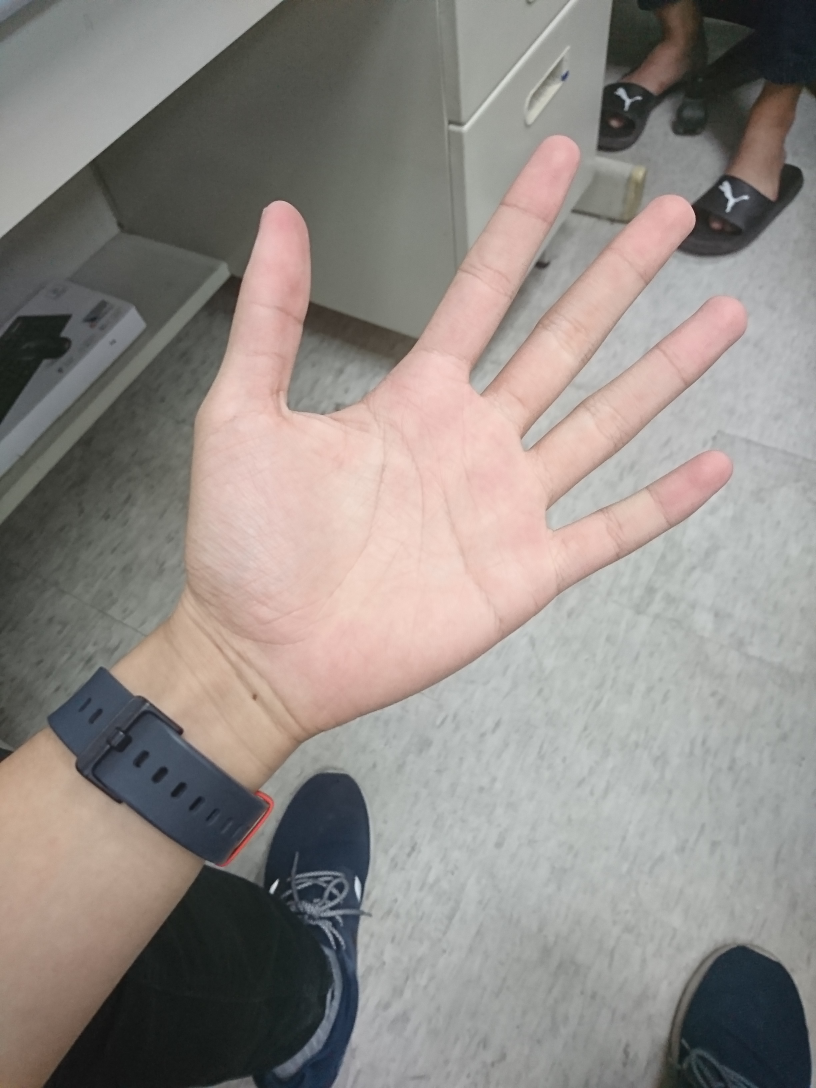
#> input picture img_org/DSC_0875.JPG, 2448 x 3264 px (shown at 1/3 size); its folder holds only this picture in this run
$ python c1_1_with1_0ButClass.py
#> lines starting #> are read from the running program, lines starting #| are printed output that depends on the picture
# -*- coding: utf-8 -*-
"""
Created on Sat Oct 13 18:06:19 2018
為了用floodFill 把 groundtruth 轉換成 uint8 再轉回
"""
import cv2
import numpy as np
import os
#from skimage import io, transform, util
#np.set_printoptions(suppress=True)
#%%
class ImgGroundTrouthMAKE():
    """ one img first"""
    def __init__(self, imgForder, imgIndex = 0):
        #影像庫資訊
        self.__imgForder__ = imgForder
        self.imgNameList = os.listdir(imgForder)
        #交流
        print('There are', len(self.imgNameList),'file.')
        #先讀一張
        self.imgIndex = imgIndex
        self.ReadNewImg(imgIndex)
        return
    def ReadNewImg(self, imgIndex = None ):
        """新的影像。讀取下一張，由外部控制"""
#> called with imgIndex = 0
        if not type(imgIndex) == type(0):#imgIndex == None or
            imgIndex = self.imgIndex
#        assert imgIndex < len(self.imgNameList)
        if imgIndex >= len(self.imgNameList): #超過資料夾內img數量，結束
            return 'DONE'
        self.imgName = self.imgNameList[imgIndex]
        inputImg_cv = cv2.imread(self.__imgForder__ + self.imgName, 1)
#> inputImg_cv is the input picture: shape (3264, 2448, 3); mean B, G, R 133.4, 137.9, 144.2
        print('ReadNewimg', self.imgName)
        rows, cols, d = inputImg_cv.shape
#> rows = 3264; cols = 2448; d = 3
        #縮放
        tempImg = inputImg_cv.copy()
        self.target_cols = 800
        self.target_rows = int((float(rows)/cols)*self.target_cols)
#> self.target_rows = 1066
        self.resizeImg = cv2.resize(tempImg, (self.target_cols, self.target_rows))
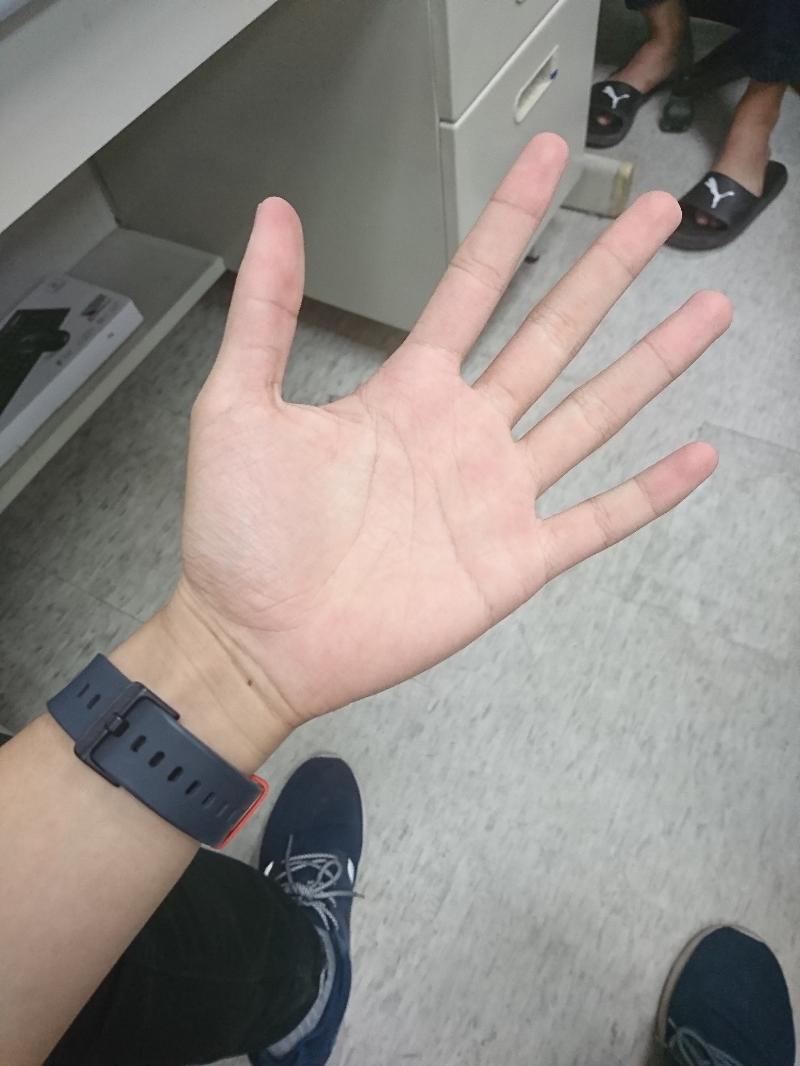
#> self.resizeImg: shape (1066, 800, 3); mean B, G, R 133.3, 137.7, 144.1
        #專用白布
        self.drawImg = self.resizeImg.copy()
        self.drawArray = np.zeros((self.target_rows, self.target_cols, 1), dtype=np.uint8)
        return self.imgName
    def MouseCall(self, event, x, y, flags, param):
        """ 給視窗呼叫 setMouseCallback 用
        左鍵:增加；右鍵:減少；中鍵:填滿"""
        floodMap = param
        if event == cv2.EVENT_LBUTTONDOWN:
            if self.drawing == 0:
                self.drawing = 1
#            print('EVENT_LBUTTONDOWN')
        elif event == cv2.EVENT_RBUTTONDOWN:
            if self.drawing == 0:
                self.drawing = 2
#            print('EVENT_RBUTTONDOWN')
        elif event == cv2.EVENT_LBUTTONUP:
            if self.drawing == 1:
                self.drawing = 0
#            print ('EVENT_LBUTTONUP')
        elif event == cv2.EVENT_RBUTTONUP:
            if self.drawing == 2:
                self.drawing = 0
#            print ('EVENT_RBUTTONUP')
        elif event == cv2.EVENT_MOUSEMOVE:
            if self.drawing == 1:
                cv2.circle(self.drawArray, (x, y), self.brush_r, (255, 255, 255), -1)
            elif self.drawing == 2:
                cv2.circle(self.drawArray, (x, y), self.brush_r, (0, 0, 0), -1)
#            print('EVENT_MOUSEMOVE')
        elif event == cv2.EVENT_MBUTTONDOWN:
            if self.drawing == 0:
                cv2.floodFill(self.drawArray, floodMap, (x, y), 255)
#            print('EVENT_MBUTTONDOWN')
        return
    def DoHandWork_GroundTruthDrawing(self):
        """手繪皮膚"""
        #使用參數
        self.drawing = 0
        self.brush_r = 3
        showTF = True #切換共用
        tempFunc = lambda x : x
        state = 'r' #畫圖狀態
        floodMap =  np.zeros([self.target_rows+2, self.target_cols+2], dtype=np.uint8) #官方要求
        #設定視窗
        cv2.namedWindow(self.imgName,  cv2.WINDOW_NORMAL)
        cv2.resizeWindow(self.imgName, (self.target_cols,self.target_rows)) #重調視窗大小
        cv2.setMouseCallback(self.imgName, self.MouseCall, floodMap)
        #主要動作
        tempImg = self.drawImg
        while (1):#state != ord('q'):
            cv2.imshow(self.imgName, tempFunc(tempImg))
            state = cv2.waitKey(1) & 0xFF
#> (key q is pressed here)
            if state == ord('r'): #切換顯示
                tempImg = self.drawImg if showTF else self.drawArray
                showTF = False if showTF else True
                tempFunc = lambda x : x
            elif state == ord('e'): #合併(遮罩)顯示
                tempFunc = (lambda x : cv2.bitwise_and(self.drawImg, self.drawImg, mask=self.drawArray)) \
                if showTF else (lambda x : x)
                showTF = False if showTF else True
                tempImg = self.drawImg
            elif state == ord('w'): #調整筆刷 - 大
                 self.brush_r += 2
            elif state == ord('s'): #調整筆刷 - 小
                 self.brush_r -= 2
                 if self.brush_r <=0:
                     self.brush_r = 1
            elif state == ord('h'): #白布重開
                self.drawArray = np.zeros((self.target_rows, self.target_cols, 1), dtype=np.uint8)
                tempImg = self.drawArray
            elif state == ord('q') or state == 27: #ESC #DONE
                break

        #確認顯示
        cv2.imshow(self.imgName, self.resizeImg)
        cv2.waitKey(500)
        cv2.imshow(self.imgName, self.drawArray)
        cv2.waitKey(500)
        drawArrayT = self.drawArray[:,:,0].astype(np.uint8)
        temp = cv2.bitwise_and(self.resizeImg, self.resizeImg, mask=drawArrayT)
#> temp: shape (1066, 800, 3); every value is 0
        cv2.imshow(self.imgName, temp)
        cv2.waitKey(500)
        #cv2.waitKey(500)
#        cv2.destroyAllWindows()
        #儲存確認
        userReson = input('continue drawing?[Y/N][N]')
#> the answer given: n
        if userReson in ['Y','y']:
            return self.DoHandWork_GroundTruthDrawing()
        #轉換輸出
        self.drawArray[self.drawArray == 255] = 1
        cv2.destroyAllWindows()
        return self.resizeImg, self.drawArray
#%%
if __name__ == "__main__":

    imgForder = '../img_org/'
#    imgNameList = os.listdir(imgForder)
    test = ImgGroundTrouthMAKE(imgForder)
    x_img, y_groundtruth = test.DoHandWork_GroundTruthDrawing()

$ run again, on img_org/DSC_0960.JPG
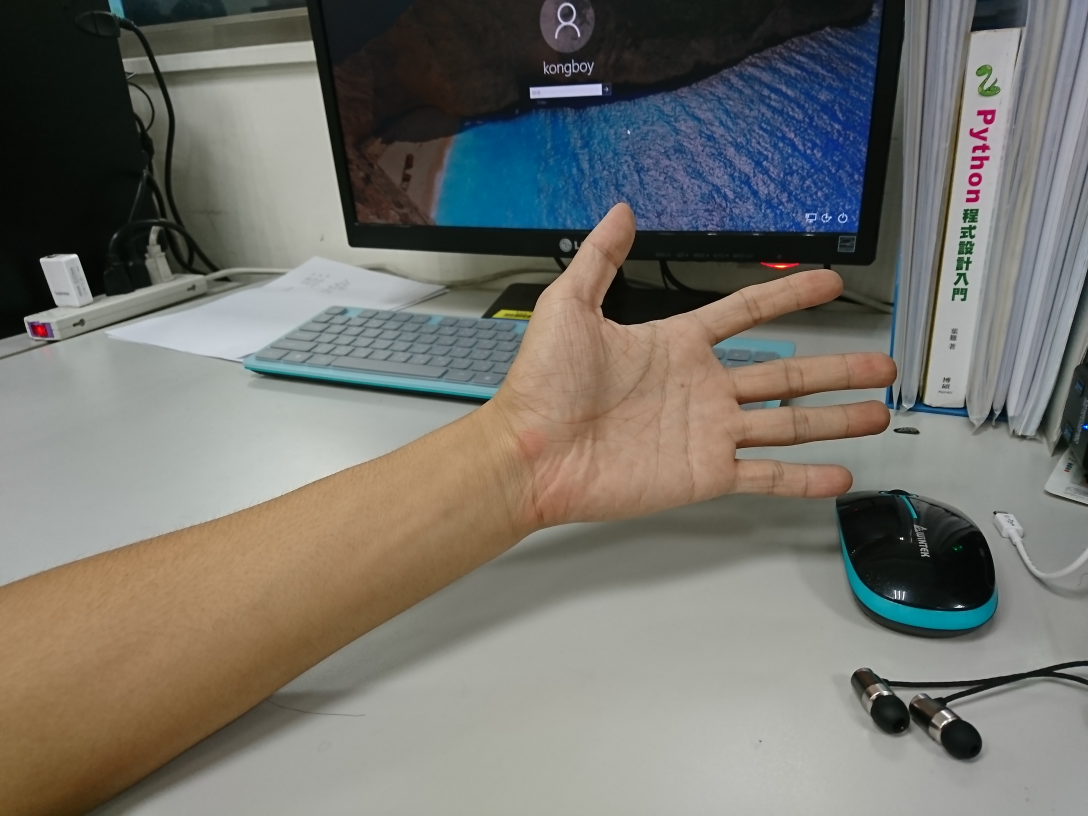
#> input picture img_org/DSC_0960.JPG, 3264 x 2448 px (shown at 1/3 size)
#> in ReadNewImg, inputImg_cv is the input picture: shape (2448, 3264, 3); mean B, G, R 108.8, 115.1, 116.5
#> in ReadNewImg, `self.resizeImg = cv2.resize(tempImg, (self.target_cols, self.target_ro..`:
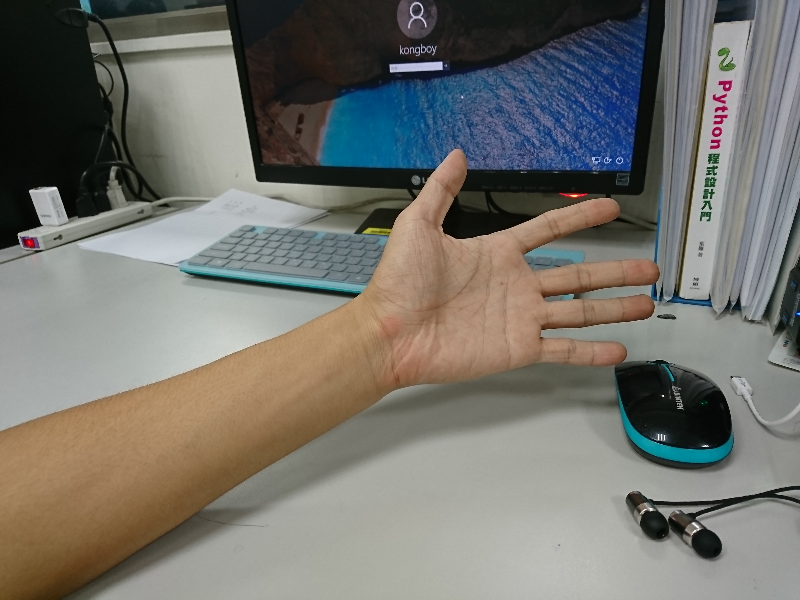
#> self.resizeImg: shape (600, 800, 3); mean B, G, R 108.7, 115, 116.4
#> temp: shape (600, 800, 3); every value is 0

$ run again, on img_org/DSC_0961.JPG
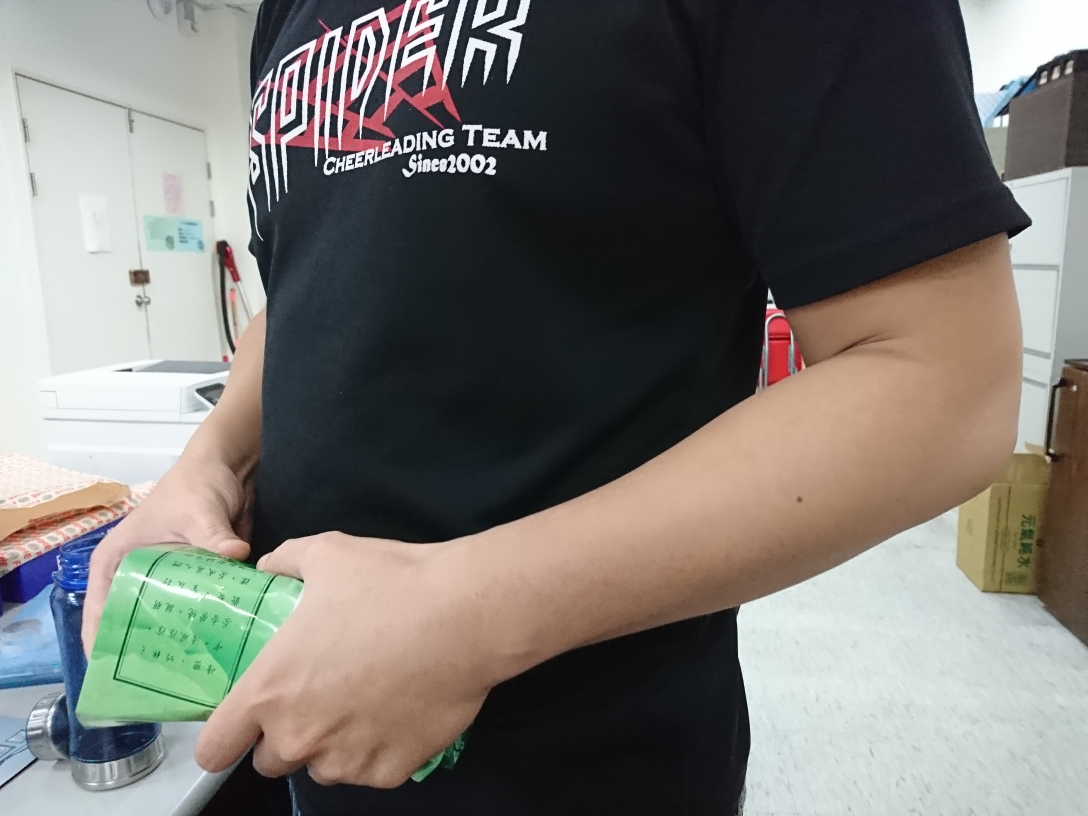
#> input picture img_org/DSC_0961.JPG, 3264 x 2448 px (shown at 1/3 size)
#> in ReadNewImg, inputImg_cv is the input picture: shape (2448, 3264, 3); mean B, G, R 112.6, 116.9, 119.7
#> in ReadNewImg, `self.resizeImg = cv2.resize(tempImg, (self.target_cols, self.target_ro..`:
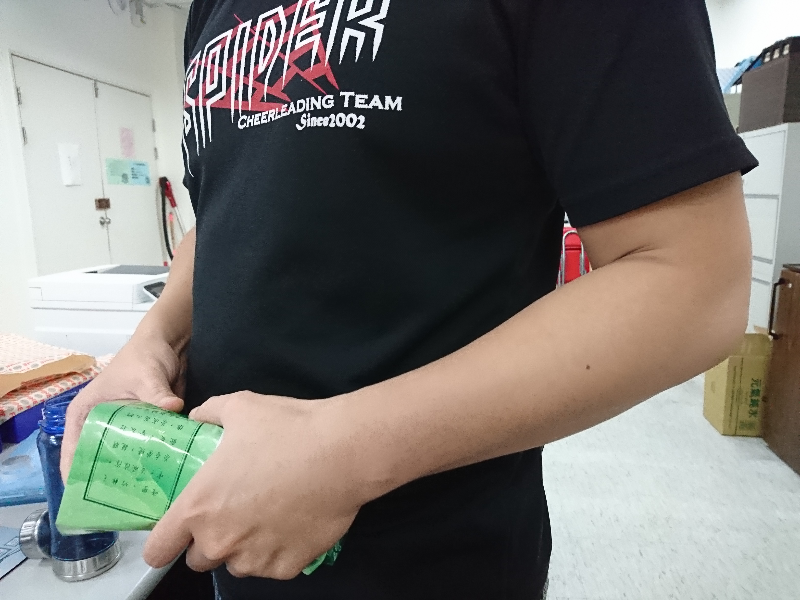
#> self.resizeImg: shape (600, 800, 3); mean B, G, R 112.4, 116.8, 119.6
#> temp: shape (600, 800, 3); every value is 0

$ run again, on img_org/DSC_0957.JPG
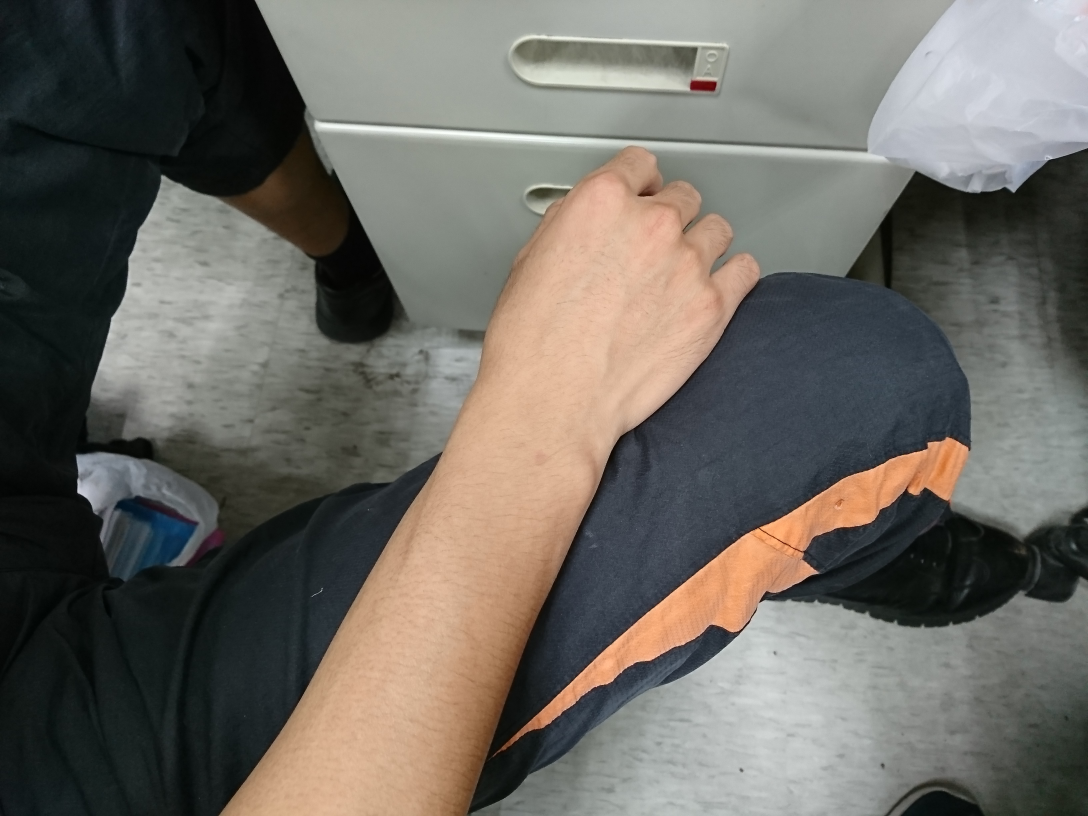
#> input picture img_org/DSC_0957.JPG, 3264 x 2448 px (shown at 1/3 size)
#> in ReadNewImg, inputImg_cv is the input picture: shape (2448, 3264, 3); mean B, G, R 98.9, 105.6, 109.1
#> in ReadNewImg, `self.resizeImg = cv2.resize(tempImg, (self.target_cols, self.target_ro..`:
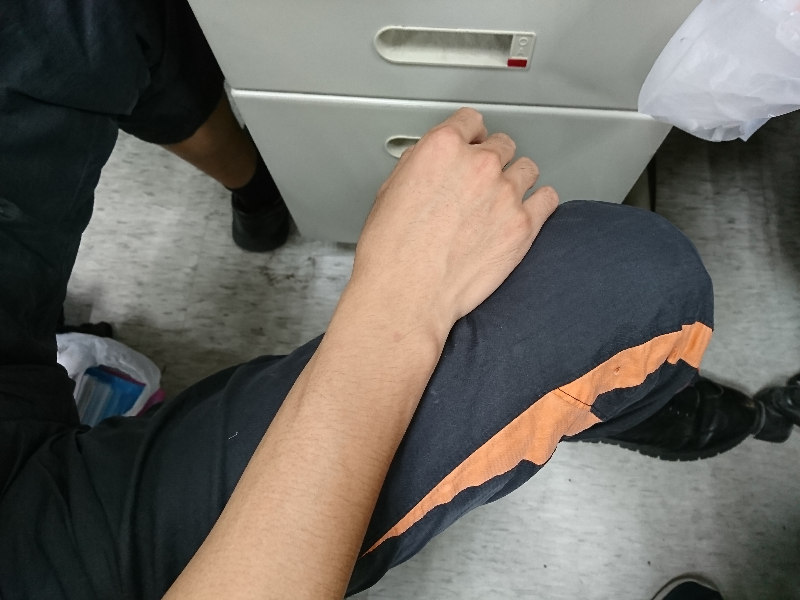
#> self.resizeImg: shape (600, 800, 3); mean B, G, R 98.8, 105.5, 109
#> temp: shape (600, 800, 3); every value is 0

$ run again, on img_org/DSC_0958.JPG
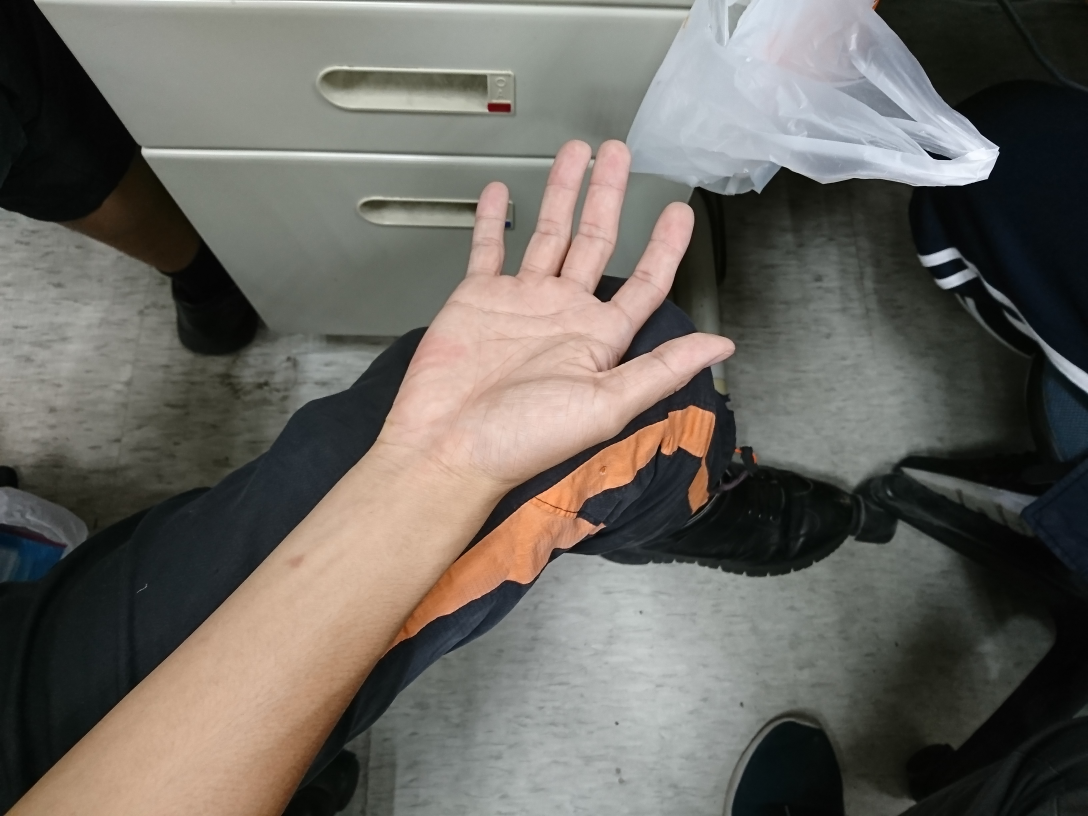
#> input picture img_org/DSC_0958.JPG, 3264 x 2448 px (shown at 1/3 size)
#> in ReadNewImg, inputImg_cv is the input picture: shape (2448, 3264, 3); mean B, G, R 96.3, 102.5, 106
#> in ReadNewImg, `self.resizeImg = cv2.resize(tempImg, (self.target_cols, self.target_ro..`:
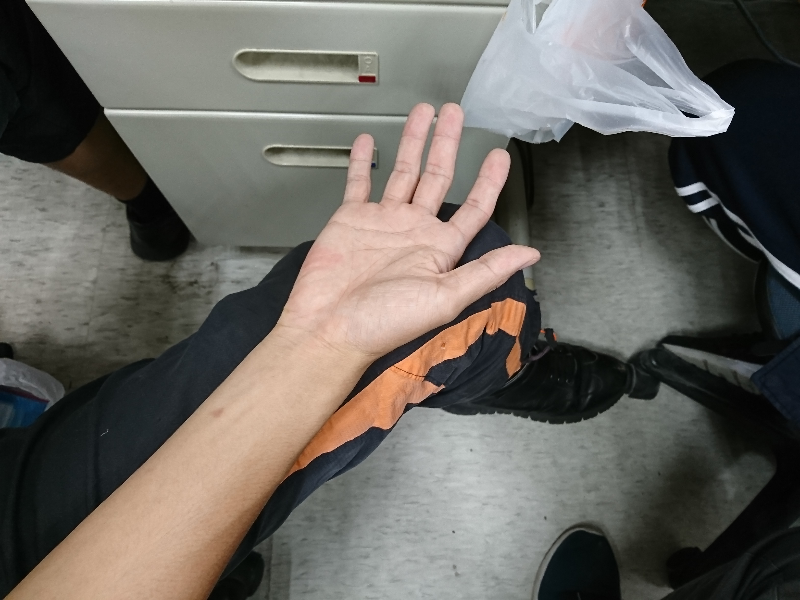
#> self.resizeImg: shape (600, 800, 3); mean B, G, R 96.2, 102.4, 105.9
#> temp: shape (600, 800, 3); every value is 0
